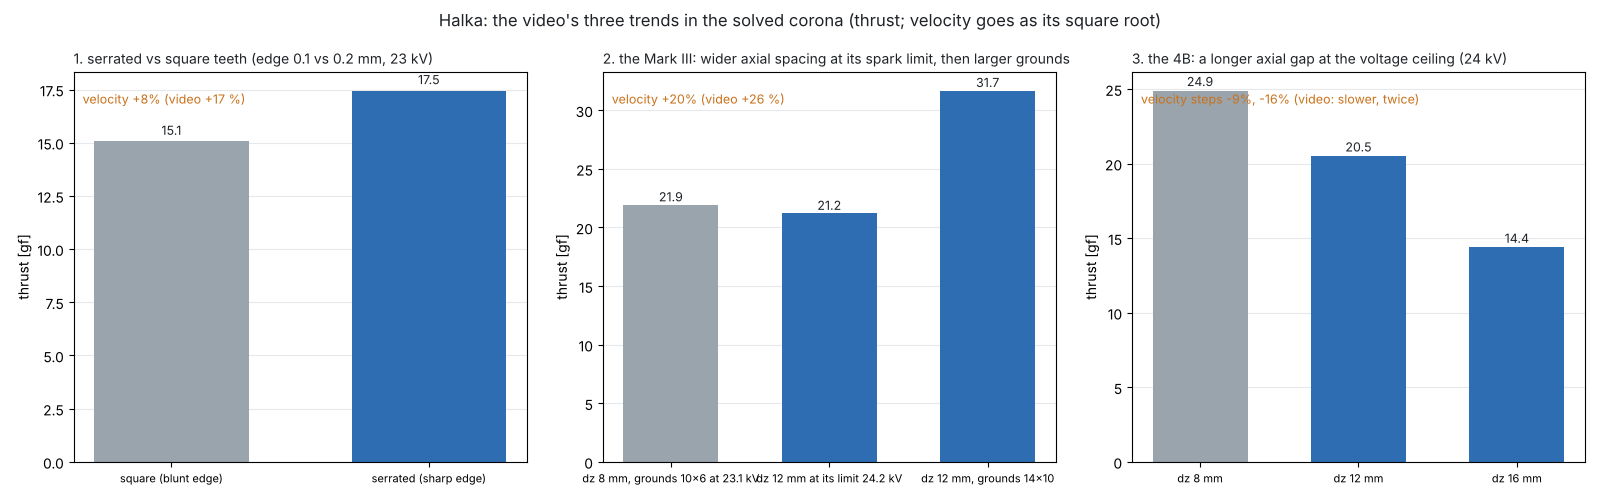

Source code (Python):
"""The video's three measured trends, reproduced with the solved corona (``docs/plasma.md``, P3):

1. **serrated vs square teeth: +17 % velocity** — a sharper effective edge (the serration's tip) against a blunter
   one at the same voltage: the velocity goes as the square root of the thrust, so +17 % velocity is +37 % thrust;
2. **wider spacing and larger grounds on the Mark III: +26 % velocity** — the Mark III is a straight multi-stage
   thruster, its spacing is *axial*: the grounds' offset dz grown, each layout run at its own spark-limited voltage
   (a longer gap lets the supply go higher; thrust = I dz / mu grows with dz while the current, ~ V (V - V0) / d²,
   holds): the first test (a wider *radial* pitch) gave -10 % — the wrong geometry for that generation;
3. **the 4B's loss: a longer axial gap at more voltage got slower, twice** — the grounds' offset dz grown from 8 to
   12 to 16 mm at a supply's voltage ceiling: the current collapses faster than dz grows.

Coarse meshes (``lc``) so the three run in minutes; the 1-D numbers under ``vegeta.mock``.

    python halka_trends.py [out.png]
"""
from __future__ import annotations

import math
import sys

from vegeta.fulgur import DRY
from vegeta.fulgur.breakdown import propagation_voltage

import halka_fulgur as hf

G = 9.81


def velocity_ratio(t1: float, t0: float) -> float:
    return math.sqrt(max(t1, 0.0) / max(t0, 1e-12))


def teeth(preset: str = "mark4c", V: float = 23e3, sharp: float = 0.1e-3, blunt: float = 0.2e-3, lc: float = 2.0) -> dict:
    a = hf.solve_section(preset, V, edge_r=blunt, lc=lc)
    b = hf.solve_section(preset, V, edge_r=sharp, lc=lc)
    return {"square (blunt edge)": a, "serrated (sharp edge)": b, "velocity gain": velocity_ratio(b["thrust"], a["thrust"]) - 1.0, "video": 0.17}


def spacing(preset: str = "mark4c", dzs=(0.008, 0.012), grounds=((10.0, 6.0), (14.0, 10.0)), lc: float = 2.0) -> dict:
    """The Mark III's change in two halves: the axial spacing grown (each layout at its own spark-limited voltage,
    margin 1 on its gap), then the grounds enlarged (``grounds``: (width, height) mm) at that voltage."""
    out = {}
    for dz, (gw, gh) in zip(dzs, grounds):
        d = math.hypot(0.014, dz)                                    # the 4C's radial pitch is 14 mm
        V = propagation_voltage(d, DRY)
        if (gw, gh) != grounds[0]:
            r0 = hf.solve_section(preset, V, dz=dz, lc=lc, params={"ground_w": grounds[0][0], "ground_h": grounds[0][1]})
            out[f"dz {dz*1e3:.0f} mm at its limit {V/1e3:.1f} kV"] = r0
        r = hf.solve_section(preset, V, dz=dz, lc=lc, params={"ground_w": gw, "ground_h": gh})
        out[f"dz {dz*1e3:.0f} mm, grounds {gw:.0f}x{gh:.0f}" + ("" if (gw, gh) != grounds[0] else f" at {V/1e3:.1f} kV")] = r
    keys = list(out)
    out["velocity gain"] = velocity_ratio(out[keys[-1]]["thrust"], out[keys[0]]["thrust"]) - 1.0
    out["spacing alone"] = velocity_ratio(out[keys[1]]["thrust"], out[keys[0]]["thrust"]) - 1.0 if len(keys) > 2 else None
    out["video"] = 0.26
    return out


def offset_loss(preset: str = "mark4c", V_ceiling: float = 24e3, dzs=(0.008, 0.012, 0.016), lc: float = 2.0) -> dict:
    out = {f"dz {dz*1e3:.0f} mm": hf.solve_section(preset, V_ceiling, dz=dz, lc=lc) for dz in dzs}
    th = [out[k]["thrust"] for k in out]
    out["velocity steps"] = [velocity_ratio(b, a) - 1.0 for a, b in zip(th[:-1], th[1:])]
    out["video"] = "slower at each step"
    return out


def main(out="halka_trends.png", lc: float = 2.0):
    import matplotlib
    matplotlib.use("Agg")
    import matplotlib.pyplot as plt
    INK, BLUE, ORANGE, GREY = "#1f2328", "#2f6db3", "#c8711a", "#9aa4ad"
    t, s, o = teeth(lc=lc), spacing(lc=lc), offset_loss(lc=lc)
    fig, axes = plt.subplots(1, 3, figsize=(16, 5))
    for ax, (title, pairs, gain, video) in zip(axes, [
            ("1. serrated vs square teeth (edge 0.1 vs 0.2 mm, 23 kV)", [(k, v["thrust"]) for k, v in t.items() if isinstance(v, dict)], t["velocity gain"], "+17 %"),
            ("2. the Mark III: wider axial spacing at its spark limit, then larger grounds", [(k, v["thrust"]) for k, v in s.items() if isinstance(v, dict)], s["velocity gain"], "+26 %"),
            ("3. the 4B: a longer axial gap at the voltage ceiling (24 kV)", [(k, v["thrust"]) for k, v in o.items() if isinstance(v, dict)], None, "slower, twice")]):
        names, th = [p[0] for p in pairs], [p[1] / G * 1e3 for p in pairs]
        ax.bar(range(len(th)), th, color=[GREY] + [BLUE] * (len(th) - 1), width=0.6)
        ax.set_xticks(range(len(th)), names, fontsize=8)
        ax.set_ylabel("thrust [gf]"); ax.set_title(title, loc="left", fontsize=10, color=INK); ax.grid(axis="y", color="#e6e8eb"); ax.set_axisbelow(True)
        for i, v in enumerate(th):
            ax.text(i, v + 0.3, f"{v:.1f}", ha="center", fontsize=9, color=INK)
        note = f"velocity {gain:+.0%} (video {video})" if gain is not None else f"velocity steps {', '.join(f'{g:+.0%}' for g in o['velocity steps'])} (video: {video})"
        ax.text(0.02, 0.95, note, transform=ax.transAxes, fontsize=9, color=ORANGE, va="top")
    fig.suptitle("Halka: the video's three trends in the solved corona (thrust; velocity goes as its square root)", color=INK)
    fig.tight_layout()
    fig.savefig(out, dpi=100)
    return out, t, s, o


if __name__ == "__main__":
    out, t, s, o = main(*sys.argv[1:2])
    print("teeth: velocity gain", round(t["velocity gain"], 3), "video", t["video"])
    print("spacing: velocity gain", round(s["velocity gain"], 3), "(spacing alone", s["spacing alone"] and round(s["spacing alone"], 3), ") video", s["video"])
    print("offset: velocity steps", [round(x, 3) for x in o["velocity steps"]], "video", o["video"])
    print(out)
